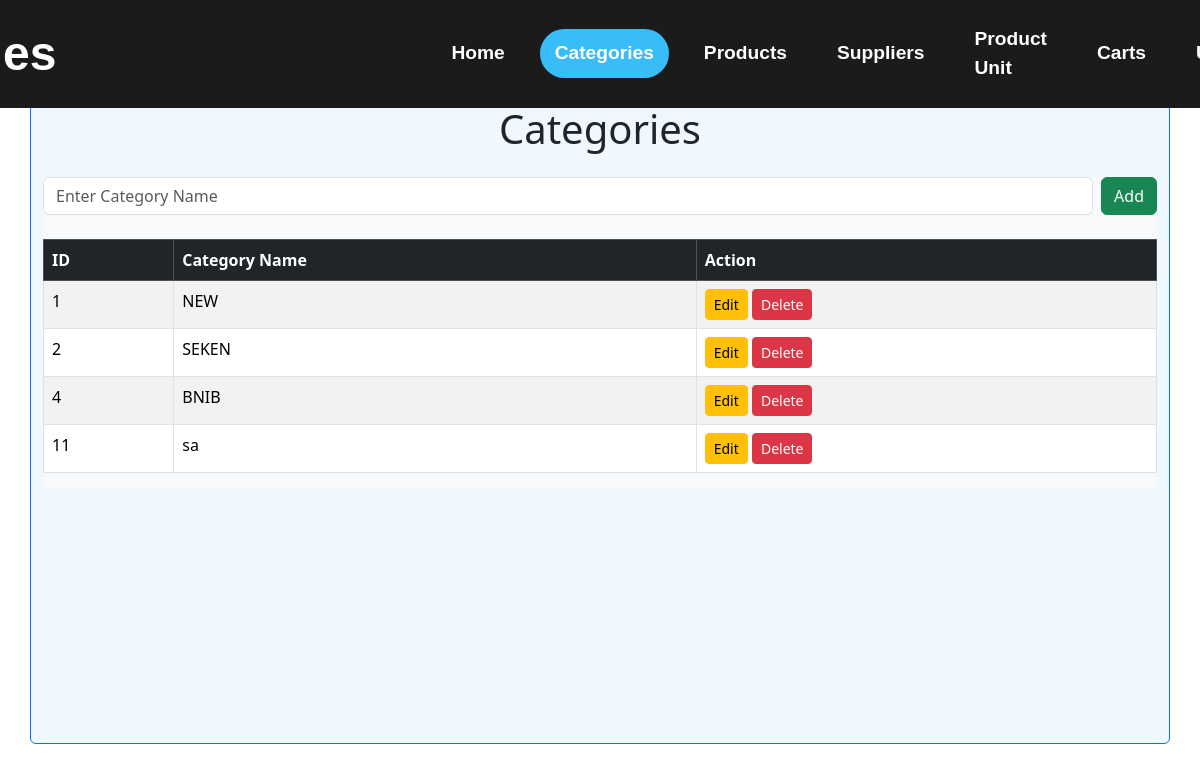
Screenshot of /categories.php (signed in) with the database file from the repository.
### tables this page shows
CREATE TABLE `categories` (
  `CATEGORY_ID` int(11) NOT NULL,
  `CATEGORY_NAME` varchar(10) DEFAULT NULL
);

### categories.php (the view, shortened to what this page needs)
<?php
include 'conn.php';
$query = "SELECT * FROM CATEGORIES";
$result = mysqli_query($conn, $query);
?>
<!DOCTYPE html>
<html lang="en">
<head>
    <link href="https://cdn.jsdelivr.net/npm/bootstrap@5.3.3/dist/css/bootstrap.min.css" rel="stylesheet">
    <link rel="stylesheet" href="./src/style.css">
    <link rel="stylesheet" href="navbar/navbarStyle.css" />
    <link rel="stylesheet" href="https://cdnjs.cloudflare.com/ajax/libs/animate.css/4.1.1/animate.min.css" />
</head>
<body>
    <?php include 'navbar/navbar.php'; ?>
    <div class="container container-for-bg rounded border border-primary" style="margin-top: 13vh">
        <h1 class="text-center">Categories</h1>
        <div class="table-responsive mt-4 bg-light" style="max-height: 400px; overflow-y: auto;">
            <form method="POST" class="d-flex mb-4">
                <input type="text" name="category_name" class="form-control me-2" placeholder="Enter Category Name" required>
                <button type="submit" class="btn btn-success">Add</button>
            </form>
            <table class="table table-striped table-bordered">
                <thead class="table-dark">
                    <tr>
                        <th>ID</th>
                        <th>Category Name</th>
                        <th>Action</th>
                    </tr>
                </thead>
                <tbody>
                    <?php while ($row = mysqli_fetch_assoc($result)) : ?>
                        <tr>
                            <td><?= $row['CATEGORY_ID']; ?></td>
                            <td><?= $row['CATEGORY_NAME']; ?></td>
                            <td>
                                <button class="btn btn-warning btn-sm" onclick="openEditModal(<?= $row['CATEGORY_ID']; ?>, '<?= htmlspecialchars($row['CATEGORY_NAME']); ?>')">Edit</button>
                                <a href="delete_categories.php?id=<?= $row['CATEGORY_ID']; ?>" class="btn btn-danger btn-sm" onclick="return confirm('Are you sure you want to delete this category?');">Delete</a>
                            </td>
                        </tr>
                    <?php endwhile; ?>
                </tbody>
            </table>
        </div>
    </div>
</body>
</html>

### src/style.css (style rules this page uses)
.container-for-bg { background-color: aliceblue; min-height: 80vh; }

### rows the page displays
categories: CATEGORY_ID "1", CATEGORY_NAME "NEW"
categories: CATEGORY_ID "2", CATEGORY_NAME "SEKEN"
categories: CATEGORY_ID "4", CATEGORY_NAME "BNIB"
categories: CATEGORY_ID "11", CATEGORY_NAME "sa"
